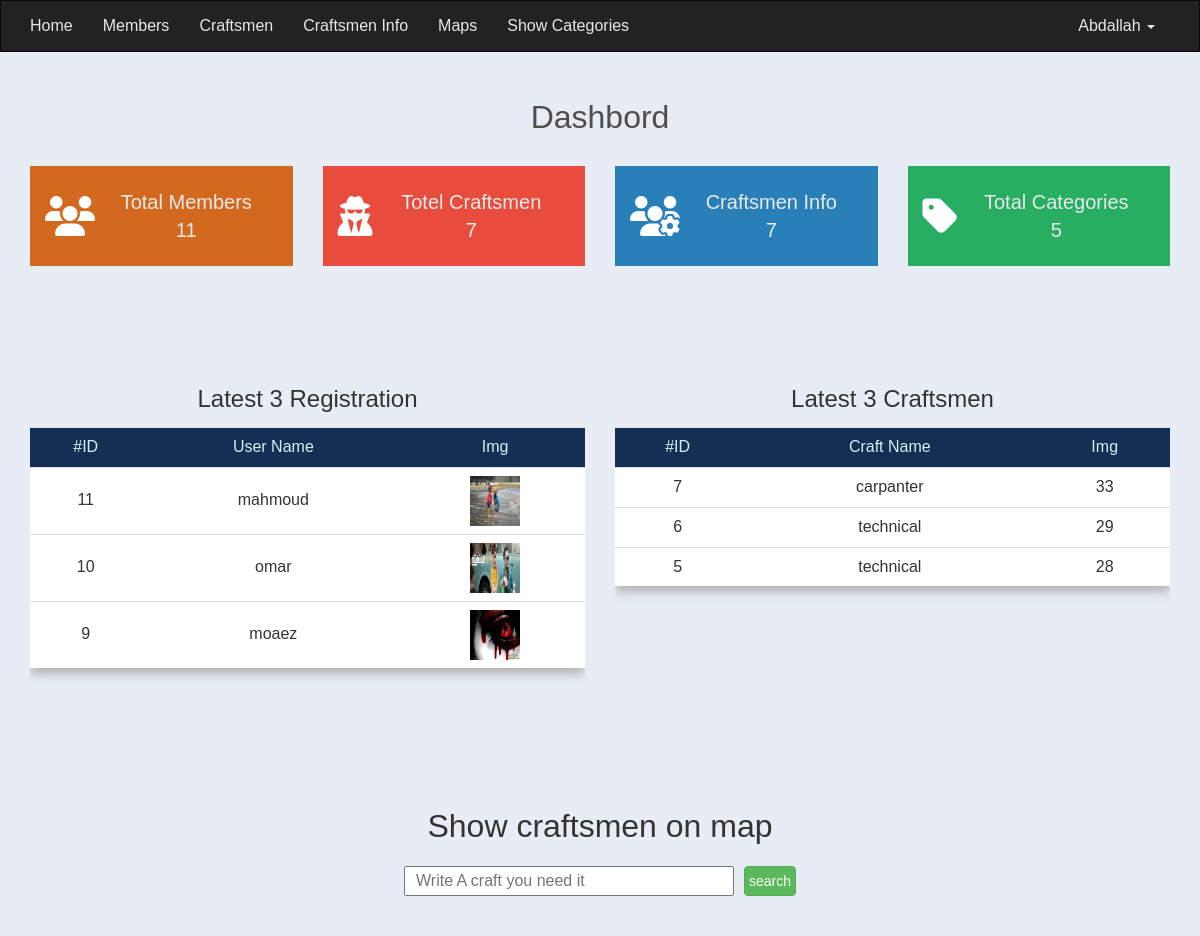
/admin-controler/dashbord.php (signed in), run on the app's committed database.
### tables this page shows
CREATE TABLE `user` (
  `User_id` int(11) NOT NULL,
  `User_Name` varchar(255) NOT NULL,
  `Full_name` varchar(255) NOT NULL,
  `user_email` varchar(255) NOT NULL,
  `user_password` varchar(255) NOT NULL,
  `user_Address` text NOT NULL,
  `date` date NOT NULL,
  `conditions` int(11) NOT NULL DEFAULT 0,
  `verify` int(11) NOT NULL DEFAULT 0,
  `Reg_status` int(11) NOT NULL DEFAULT 0,
  `user_avatar` varchar(255) NOT NULL
);

CREATE TABLE `craftsmen` (
  `Craft_ID` int(11) NOT NULL,
  `Craft_age` int(11) NOT NULL,
  `Craft_Phone` int(11) NOT NULL,
  `Crafting_name` varchar(255) NOT NULL,
  `Craft_description` text NOT NULL,
  `Craft_locations` varchar(255) NOT NULL,
  `user_id` int(11) NOT NULL,
  `cat_id` int(11) NOT NULL
);

### admin-controler/include/function/function.php (called while the page is built, shortened)
<?php
function countItem( $item, $table ){
	global $db;
		$stmt2 = $db->prepare("SELECT COUNT($item) FROM $table");
		$stmt2 ->execute();
		return  $stmt2->fetchColumn();
}
function getitem($item,$table,$order,$limit=3){
	global $db;
	$getStmt = $db->prepare("SELECT $item FROM $table ORDER BY $order DESC  LIMIT  $limit ");
	$getStmt ->execute();
	$count = $getStmt->fetchAll();
	return $count;
}

### admin-controler/dashbord.php (the view, shortened to what this page needs)
<?php
if(isset($_SESSION['Admin_Email'])){
	 $NumUser = 3;
	 $latestUsers = getitem("*","user","User_id",$NumUser);
	 $NumCraft = 3;
	 $latesCrafts = getitem('*','craftsmen','Craft_ID',$NumCraft);?>
	<div class="container home-stat text-center">
		<h1>Dashbord</h1>
		<div class="row">
			<div class="col-md-3">
				<div class="stat st-member">
					<a href="members.php "class="pig"><i class="fa fa-users"></i></a>
					<div class="info">
						<a href ="members.php">Total Members</a>
							<span>
								<a href="members.php"><?php echo countItem('User_id','user')?></a>
							</span>
					</div>
				</div>
			</div>
			<div class="col-md-3">
				<div class="stat st-craft">
					<a href="craftsmen.php" class="pig"><i class="fas fa-user-secret"></i></a>
					<div class="info">
							<a href ="craftsmen.php">Totel Craftsmen</a>
							<span>
								<a href="craftsmen.php"><?php echo countItem('Craft_ID','  craftsmen')?></a>
							</span>
					</div>
				</div>
			</div>
			<div class="col-md-3">
				<div class="stat st-detls">
					<a href="craftsmeninfo.php" class="pig"><i class="fas fa-users-cog"></i></a>
					<div class="info">
						<a href ="craftsmeninfo.php">Craftsmen Info</a>
						<span>
								<a href="item.php">
									<a href="craftsmeninfo.php"><?php echo countItem('Craft_ID','  craftsmen')?></a>
									</a>
						</span>
					</div>
				</div>
			</div>
			<div class="col-md-3">
				<div class="stat st-categoriess">
					<a href="Categories.php" class="pig"><i class="fa fa-tag"></i></a>
					<div class="info" >
						<a href="Categories.php">Total Categories</a>
							<span>
								<a href="Categories.php">
									<?php echo countItem('Cat_id','categories')?>
								</a>
							</span>
					</div>
				</div>
			</div>
		</div>
	</div>
	<div class="container latest">
		<div class="row">
			<div class="col-md-6 col-xs-6">
				<h3 class="text-center">Latest <?php echo $NumUser;?>  Registration </h3>
				<div class="table-responsive">
  					<table class="table">
  						<tr>
	   						 <td>#ID</td>
	   						 <td>User Name</td>
	   						 <td>Img</td>
   						</tr>
   						<?php
   						if(!empty($latestUsers)){
	   						foreach($latestUsers as $latestUser){
		   						echo "<tr>";
		   							echo "<td>".$latestUser['User_id']."</td>";
		   							echo "<td>".$latestUser['User_Name']."</td>";
		   							echo "<td>";
										if(!empty($latestUser['user_avatar'])){
											echo "<img src='upload/".$latestUser['user_avatar']."'width='50px' height='50px'>";
										}else{
											echo "<img src='upload/craftsman.jpg'alt='image' width='50px' height='50px'>";
										}
									echo"</td>";
		   						echo "</tr>";
	   						}
   						}else{
   							echo "<div class='alert alert-info'>There are No user to Show</div>";
   						}
   						?>
  					</table>
				</div>
			</div>
			<div class="col-md-6 col-xs-6">
				<h3 class="text-center">Latest <?php echo $NumCraft;?> Craftsmen </h3>
				<div class="table-responsive">
  					<table class="table">
  						<tr>
   							<td>#ID</td>
   						 	<td>Craft Name</td>
   							<td>Img</td>
   						</tr>
   						<?php
   						if(!empty($latesCrafts)){
	   						foreach($latesCrafts as $latesCraft){
		   						echo "<tr>";
		   							echo "<td>".$latesCraft['Craft_ID']."</td>";
		   							echo "<td>".$latesCraft['Crafting_name']."</td>";
		   							echo "<td>".$latesCraft['Craft_age']."</td>";
		   						echo "</tr>";
	   						}
   						}else{
   							echo "<div class='alert alert-info'>There are No user to Show</div>";
   						}
   						?>
  					</table>
				</div>
			</div>
		</div>
	</div>
	<div class="container map">
		<h1 class="text-center">Show craftsmen on map</h1>
		<form class="form-group"method="POST" action="<?php echo $_SERVER['PHP_SELF']?>"
				 enctype="multipart/data">
			<input type="text"  name="user_query" placeholder="Write A craft you need it">
			<input type="submit"  class="btn btn-success"name="Search" value="search">
		 </form>
	</div>
<?php
}
include($tpl."footer.php");

### admin-controler/layout/css/admin.css (style rules this page uses)
* { margin: 0; padding: 0; list-style: none; font-family: 'Ubuntu', sans-serif; box-sizing: border-box; text-decoration: none; }
body { background: #e8edf5; font-size: 16px; }
.home-stat { margin-top: 27px; }
.home-stat h1 { margin-bottom: 30px; color: #4e4e4e; }
.st-member { padding: 15px; background: chocolate; height: 100px; transition: all 0.5s; }
.st-craft { padding: 15px; background: #e74c3c; height: 100px; transition: all 0.5s; }
.st-detls { padding: 15px; background: #2980b9; height: 100px; transition: all 0.5s; }
.st-categoriess { padding: 15px; background:#27ae60; height: 100px; transition: all 0.5s; }
.st-member .pig , .st-craft .pig ,.st-detls .pig ,.st-categoriess .pig { font-size: 30px; float: left }
.st-member i,.st-craft i, .st-detls i,.st-categoriess i { padding-top: 15px; color: #fff; font-size: 40px; }
.info { padding-top: 7px; font-size: 20px; color: #eaeaea; }
.info a { text-decoration: none; color: #eaeaea; }
.info span { display: block; }
.latest { margin-top: 100px; }
.latest h3 { margin-bottom: 15px; }
.latest table { transition: all 0.2s; }
.latest table tr { text-align: center; }
.map { margin-top: 100px; margin-bottom: 25px; text-align: center; }
.map form { text-align: -webkit-center; display: inline-flex; }
.map input:first-of-type { height: 30px; width: 330px; padding: 10px }
.map input:last-of-type { margin-left: 10px; padding: 4px }
.table { -webkit-box-shadow: 0px 6px 10px #b3b2b2; -moz-box-shadow: 0px 6px 10px #b3b2b2; }
.table tr:first-of-type td { background-color: #133052; color:#d6eef7; }
.table td { background-color:#fff; vertical-align:middle !important; }

### data on the page
user: User_id "11", User_Name "mahmoud", user_avatar (picture)
user: User_id "10", User_Name "omar", user_avatar (picture)
user: User_id "9", User_Name "moaez", user_avatar (picture)
craftsmen: Craft_ID "7", Crafting_name "carpanter", Craft_age "33"
craftsmen: Craft_ID "6", Crafting_name "technical", Craft_age "29"
craftsmen: Craft_ID "5", Crafting_name "technical", Craft_age "28"

### other printed values
$_SESSION['adminname'] "Abdallah"
countItem('User_id','user') "11"
countItem('Craft_ID','  craftsmen') "7"
countItem('Cat_id','categories') "5"
$NumUser "3"
$NumCraft "3"
